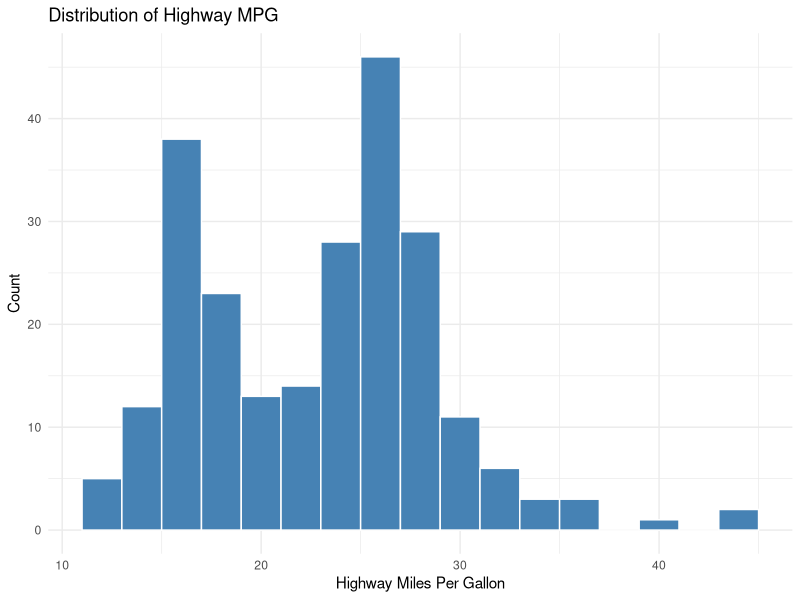
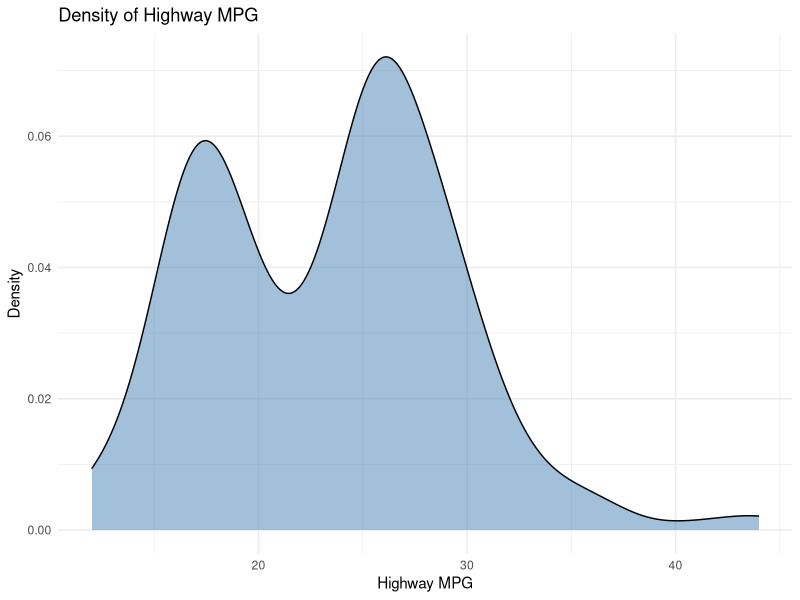
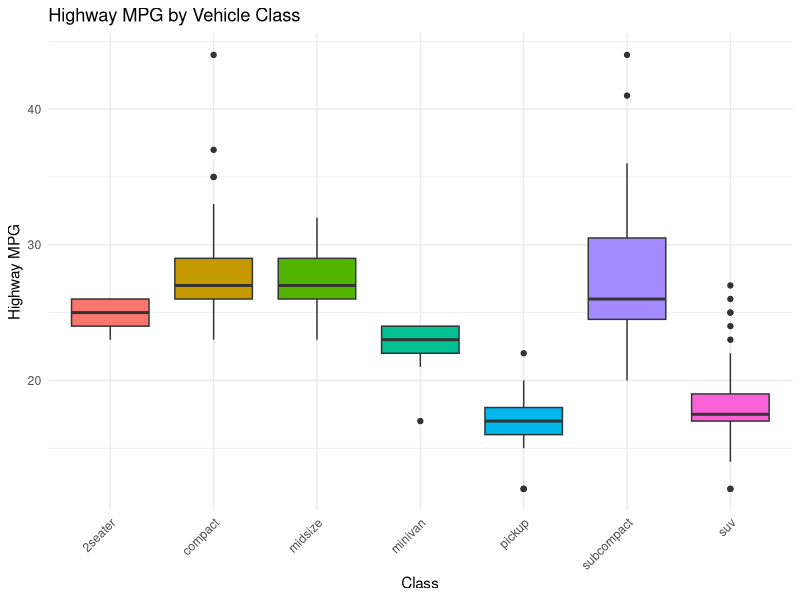
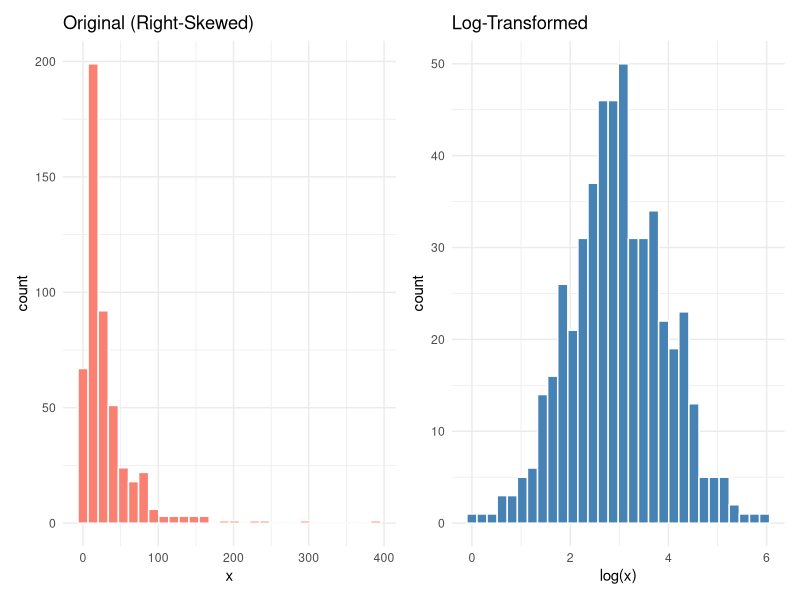
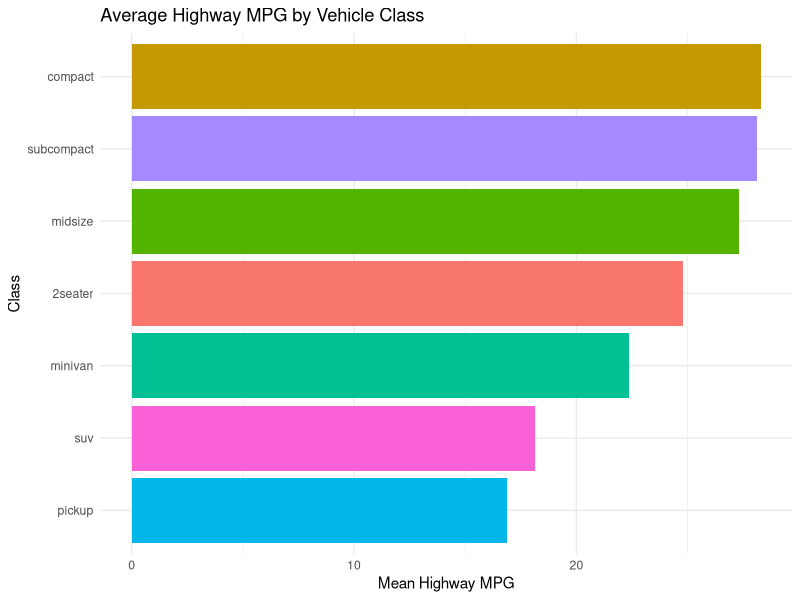

Here is the R script that generated these plots, in order:
## ---- chunk 1
# Load libraries
library(tidyverse)

# Use the built-in mpg dataset
data(mpg)

# Summary statistics
summary(mpg$hwy)
## ---- chunk 2
# Manual calculations
mean_hwy   <- mean(mpg$hwy)
median_hwy <- median(mpg$hwy)
sd_hwy     <- sd(mpg$hwy)
iqr_hwy    <- IQR(mpg$hwy)

cat("Mean:   ", mean_hwy, "\n")
cat("Median: ", median_hwy, "\n")
cat("SD:     ", sd_hwy, "\n")
cat("IQR:    ", iqr_hwy, "\n")
## ---- chunk 3
ggplot(mpg, aes(x = hwy)) +
  geom_histogram(binwidth = 2, fill = "steelblue", color = "white") +
  labs(
    title = "Distribution of Highway MPG",
    x = "Highway Miles Per Gallon",
    y = "Count"
  ) +
  theme_minimal()
## ---- chunk 4
ggplot(mpg, aes(x = hwy)) +
  geom_density(fill = "steelblue", alpha = 0.5) +
  labs(
    title = "Density of Highway MPG",
    x = "Highway MPG",
    y = "Density"
  ) +
  theme_minimal()
## ---- chunk 5
ggplot(mpg, aes(x = class, y = hwy, fill = class)) +
  geom_boxplot(show.legend = FALSE) +
  labs(
    title = "Highway MPG by Vehicle Class",
    x = "Class",
    y = "Highway MPG"
  ) +
  theme_minimal() +
  theme(axis.text.x = element_text(angle = 45, hjust = 1))
## ---- chunk 6
Q1 <- quantile(mpg$hwy, 0.25)
Q3 <- quantile(mpg$hwy, 0.75)
IQR_val <- Q3 - Q1

lower <- Q1 - 1.5 * IQR_val
upper <- Q3 + 1.5 * IQR_val

outliers <- mpg %>% filter(hwy < lower | hwy > upper)
cat("Number of outliers:", nrow(outliers), "\n")
outliers
## ---- chunk 7
# Simulate right-skewed data
set.seed(42)
skewed_data <- tibble(x = exp(rnorm(500, mean = 3, sd = 1)))

# Original vs log-transformed
p1 <- ggplot(skewed_data, aes(x = x)) +
  geom_histogram(fill = "salmon", color = "white", bins = 30) +
  labs(title = "Original (Right-Skewed)", x = "x") +
  theme_minimal()

p2 <- ggplot(skewed_data, aes(x = log(x))) +
  geom_histogram(fill = "steelblue", color = "white", bins = 30) +
  labs(title = "Log-Transformed", x = "log(x)") +
  theme_minimal()

library(patchwork)
p1 + p2
## ---- chunk 8
mpg %>%
  group_by(class) %>%
  summarise(
    n          = n(),
    mean_hwy   = mean(hwy),
    sd_hwy     = sd(hwy),
    median_hwy = median(hwy)
  ) %>%
  arrange(desc(mean_hwy))
## ---- chunk 9
# Visualize group means
mpg %>%
  group_by(class) %>%
  summarise(mean_hwy = mean(hwy)) %>%
  ggplot(aes(x = reorder(class, mean_hwy), y = mean_hwy, fill = class)) +
  geom_col(show.legend = FALSE) +
  coord_flip() +
  labs(
    title = "Average Highway MPG by Vehicle Class",
    x = "Class",
    y = "Mean Highway MPG"
  ) +
  theme_minimal()
